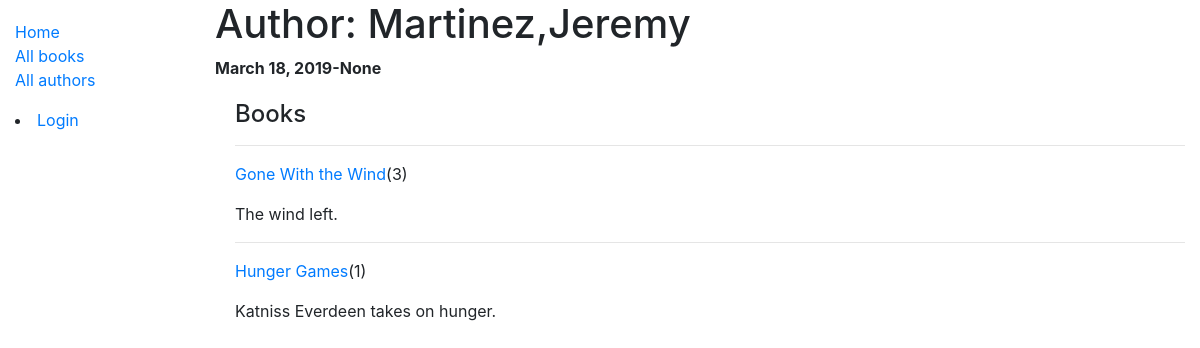
The app's page /catalog/author/1 with its own data.
### catalog/models.py (models this page shows, shortened)
class Author(models.Model):
    first_name = models.CharField(max_length=100)
    last_name = models.CharField(max_length=100)
    date_of_birth = models.DateField(null=True, blank=True)
    date_of_death = models.DateField('Died', null=True, blank=True)
    class Meta:
        ordering = ['last_name', 'first_name']

class Book(models.Model):
    title = models.CharField(max_length=200)
    author = models.ForeignKey('Author', on_delete=models.SET_NULL, null=True)
    summary = models.TextField(max_length=1000, help_text='Enter a brief description of the book')
    isbn = models.CharField('ISBN', max_length=13, help_text='13 Character <a href="https://www.isbn-international.org/content/what-isbn">ISBN number</a>')
    genre = models.ManyToManyField(Genre, help_text='Select a genre for this book')
    def display_genre(self):
        """Create a string for the Genre. This is required to display genre in Admin."""
        return ', '.join(genre.name for genre in self.genre.all()[:3])
    display_genre.short_description = 'Genre'

### catalog/views.py (the view)
# urls.py: path('author/<int:pk>', views.AuthorDetailView.as_view(), name='author-detail'),
class AuthorDetailView(generic.DetailView):
    model = Author

### catalog/templates/catalog/author_detail.html
{% extends "base_generic.html" %}
{% block content %}
  <h1>Author: {{author.last_name}},{{ author.first_name}}</h1>
  <p><strong>{{author.date_of_birth}}-{{author.date_of_death}}</strong></p>
  <div style="margin-left:20px;margin-top:20px">
    <h4>Books</h4>
    {% for book in author.book_set.all %}
    <p>
    <hr>
    <p><a href="{% url 'book-detail' book.pk %}">{{book.title}}</a>({{ book.bookinstance_set.all.count }})</p>
    <p>{{book.summary}}</p>
  {% endfor %}
</div>
{% endblock %}

### records on screen
Author: last_name "Martinez", first_name "Jeremy", date_of_birth "March 18, 2019", date_of_death "None"
Book: title "Gone With the Wind", bookinstance_set.all.count "3", summary "The wind left."
Book: title "Hunger Games", bookinstance_set.all.count "1", summary "Katniss Everdeen takes on hunger."
